Frame 1 (no input): blank canvas, image omitted
Frame 60 (the mouse pressed at the canvas centre just before this capture): blank canvas, image omitted
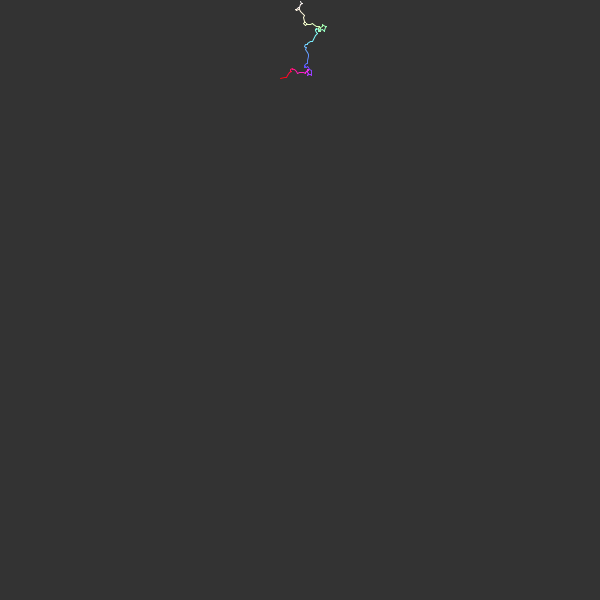
Frame 120 (the mouse held since frame 60 and released just before this capture)

The Processing sketch whose frames 1 and 60 were blank and that drew this single picture after the mouse press (run headless with seeded random() and noise(); from frame 60 on, the mouse is pressed at the canvas centre):

// Processing sketch: fractalstuff
// ── fractalstuff.pde
ArrayList<PVector> path;
float res = 10;
final float k = -4;
boolean draw_circles = false;
//float pathHue = 0;

//float r1;
//float x1, y1;
//float angle;
//float angle_inc = radians(1);
Orbit sun;

void setup() {
  size(600, 600);
  background(51);
  sun = new Orbit(width / 2, height / 2, width / 4, 0);
  for (int i = 1; i < 10; i += 1) {
    sun.addChild();
  }
  colorMode(HSB);

  //r1 = width / 6;
  //x1 = width / 2;
  //y1 = height / 2;
  //angle = 0;
  path = new ArrayList<PVector>();
}


void draw() {
  background(51);
  sun.update();
  sun.draw();
  
  float pathColourStep = (255.0 / (path.size()+1));
  float pathSatStep = pathColourStep;//(255.0 / (path.size()+1));
  boolean first = true;
  float preX = 0, preY = 0;
  float pathHue = 0;
  float pathSat = 0;
  for (PVector pos : path) {
    pathHue += pathColourStep;
    pathSat += pathSatStep;
    if (first) {
      first = false;
    } else {
      
      stroke(pathHue, pathSat,255);
      beginShape();
      vertex(preX, preY);
      vertex(pos.x, pos.y);
      endShape();
    }
    preX = pos.x;
    preY = pos.y;
    
    
    
  }
  
}
// ── orbitclass.pde

class Orbit {
  Orbit parent = null;
  Orbit child = null;

  float x, y;
  float radius;
  float diameter;
  float angle;
  float angle_inc;
  int level;


  Orbit(float x, float y, float r, int level) {
    this(x, y, r, level, null);
  }
  Orbit(float x, float y, float r, int level, Orbit parent) {
    this.x = x;
    this.y = y;
    this.angle = -PI/2;
    this.angle_inc = (radians(pow(k, level-1)))/res;
    this.parent = parent;
    this.radius = r;
    this.diameter = radius * 2;
    this.level = level;// + 1;
  }

  Orbit addChild() {
    if (child == null) {
      float child_r = radius / 3;
      float child_x = x + radius + child_r;
      float child_y = y;
      //float child_speed = (angle_inc * (1+(1/12))) * -3;
      child = new Orbit(child_x, child_y, child_r, level+1, this);
      return child;
    } else {
      return child.addChild();
    }
  }



  void update() {

    if (parent != null) {
      angle += angle_inc;
      x = parent.x + (radius + parent.radius) * cos(angle);
      y = parent.y + (radius + parent.radius) * sin(angle);
    }
    if (child != null) {
      child.update();
    }
  }

  void draw() {
    noFill();
    stroke(255);
    strokeWeight(1);
    if (draw_circles) {
      ellipse(x, y, diameter, diameter);
    }
    if (child != null) {
      child.draw();
    } else {
      
      path.add(new PVector(x, y));
      if (path.size() > 10000) {
        
        path.remove(0);
      }
    }
  }
}
